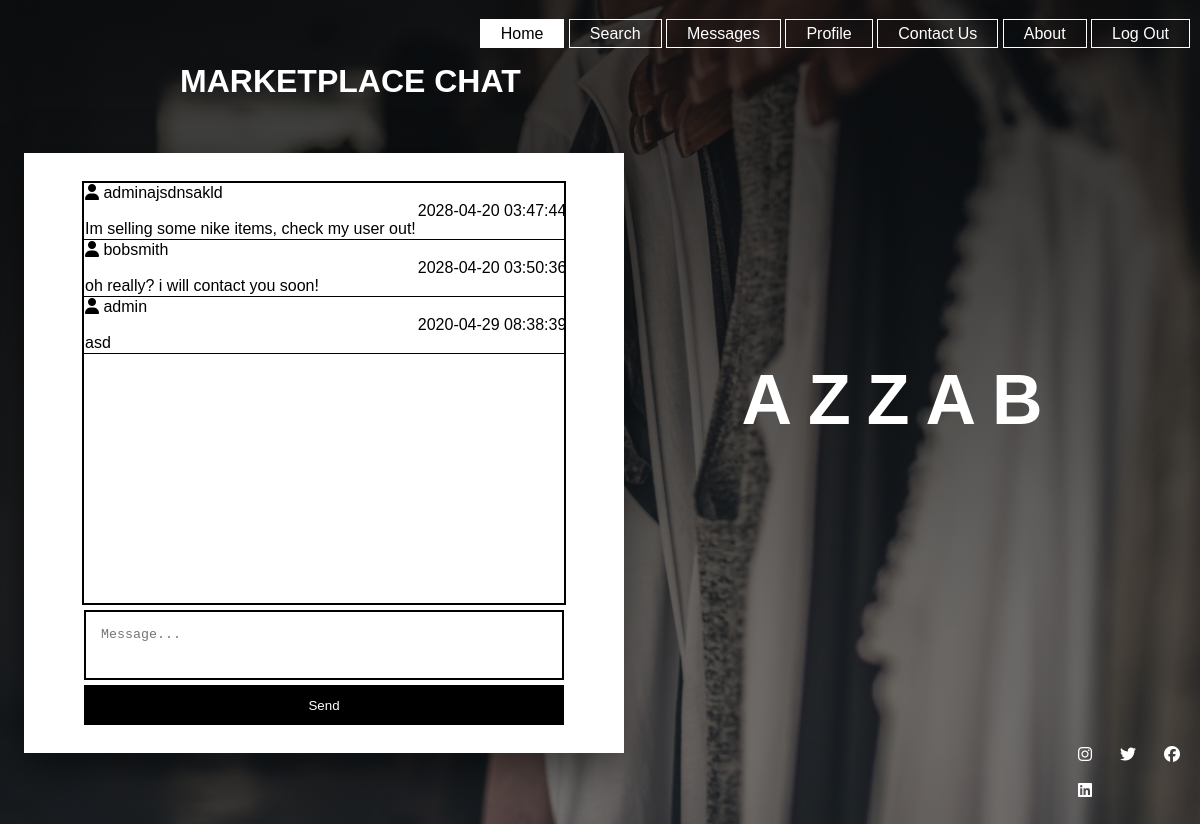
The app's page /fyp2/membershome.php (signed in) with its own data.
### tables this page shows
CREATE TABLE `livechat` (
  `id` int(11) NOT NULL,
  `username` varchar(255) NOT NULL,
  `live_message` text NOT NULL,
  `msgtime` datetime NOT NULL
);

### fyp2/membershome.php (the view, shortened to what this page needs)
<?php
require 'db.php';
 ?>
<html>
  <link rel="stylesheet" type="text/css" href="main.css">
  <body onload="document.body.style.opacity='1'">
<body>
  <header>
    <div class="navbar">
      <ul>
             <li class = "active"><a href="membershome.php">Home</a></li>
             <li><a href="profilesearch.php">Search</a></li>
             <li><a href="messageinbox.php">Messages</a></li>
             <li><a href="profile.php">Profile</a></li>
             <li><a href="Contact.php">Contact Us</a></li>
             <li><a href="about.php">About</a></li>
             <li><a href="Logout.php">Log Out</a></li>
          </ul>
          </div>
          <div class="hometitle">
            <h1>AZZAB</h1>
            </div>
          <div class="livetitle">
            <h1>MARKETPLACE CHAT</h1>
          </div>
            <div class="livechatcontainer">
              <form method = "post" action="memberlivemessage.php" autocomplete="off">
                <textarea maxlength="50" placeholder= "Message..." name="livechatmessage" type="text" required></textarea>
                <button class ="composebtn" name ="sendlive"/>Send</button>
              </form>
              <div class="messagescontainer">
                  <table id = "livechattable">
                  <?php
                  $inbox = $mysqli->query("SELECT * FROM livechat");
                  while($row = mysqli_fetch_array($inbox)){
                    echo "<tr>";
                    echo "<td max-width ='13%'>". "<i class='fas fa-user'></i>"." ".$row['username']. "<br><br> ".$row['live_message']."</td>";
                    echo "<td width ='14%'>"."<br>".$date = $row['msgtime']."</td>";
                    echo "</tr>";
                }
                  ?>
                </table>
              </div>
            </div>
            <div class="footer">
              <div class="footer-content">
                <ul>
                  <li><a href="#"><i class="fab fa-instagram"></i>
                  <li><a href="#"><i class="fab fa-twitter"></i>
                  <li><a href="#"><i class="fab fa-facebook"></i>
                  <li><a href="#"><i class="fab fa-linkedin"></i>
                </ul>
              </div>
            </div>
</body>
</html>

### fyp2/main.css (style rules this page uses)
.navbar ul { float:right; list-style-type: none; margin-top: 25px; padding-right: 10px; }
.navbar ul li { display:inline-block; }
.navbar ul li.active a { background-color: white; color:black; border-color: white; }
.navbar ul li a { text-decoration: none; color:white; padding: 5px 20px; border: 1px solid; transition: 0.6s ease; }
.navbar { max-width: 1200px; margin: auto; float:right; }
body { margin: 0; padding: 0; background-color: black; background-size: cover; font-family: sans-serif; position: absolute; left: 0; top: 0; background-image:linear-gradient(rgba(0,0,0,0.8),rgba(0,0,0,0.5)), url(images/clothes2.png); width: 100%; height: 100vh; border: none; background-attachment: fixed; background-size: cover; background-position: center center; }
.footer { position: absolute; top:90%; left:85%; }
.footer-content li { padding-left: 8px; }
.footer ul { float:right; list-style-type: none; }
.footer ul li { display:inline-block; }
.footer ul li a { text-decoration: none; color:white; padding: 10px 10px; transition: 0.6s ease; position: relative; display: block; }
.hometitle { color: white; position: absolute; top:50%; left:75%; transform: translate(-50%,-50%); }
.hometitle h1 { color:white; font-size: 70px; letter-spacing: 16px; }
.livetitle { color: white; position:fixed; top:5%; left:15%; }
.searchtable th,td { vertical-align:top; white-space: nowrap; }
.maincontainerps th,td { vertical-align:top; white-space: nowrap; }
.itemsadd input, textarea { box-sizing: border-box; display: block; width: 50%; margin: 20px; margin: auto; padding: 15px; margin-bottom: 15px; }
.livechatcontainer { top:55%; left:27%; transform:translate(-50%, -50%); position: fixed; width: 50%; height: 600px; background-color: white; margin:0 auto; box-shadow: 0 15px 40px rgba(0, 0, 0, 0.5); box-sizing: border-box; }
.messagescontainer { background: white; border:2px solid black; width: 80%; height: 70%; position: fixed; left: 50%; top:40%; transform: translate(-50%,-50%); }
.livechatcontainer button { border: none; outline: none; height: 40px; color: white; background: black; width: 80%; position: fixed; transform: translate(-50%,-50%); left: 50%; top: 92%; }
.livechatcontainer textarea { border: 2px solid black; outline: none; height: 40px; background: white; width: 80%; height: 70px; resize:none; position: fixed; transform: translate(-50%,-50%); left: 50%; top: 82%; }
#livechattable { white-space: nowrap; width:100%; overflow: auto; word-wrap: break-word; table-layout: fixed; text-align: left; max-height:100%; display: block; border-collapse: collapse; }
#livechattable td { border-bottom:1px solid black; overflow: auto; width:100%; border-collapse: collapse; }

### records on screen
livechat: username "adminajsdnsakld", live_message "Im selling some nike items, check my user out!", msgtime "2028-04-20…"
livechat: username "bobsmith", live_message "oh really? i will contact you soon!", msgtime "2028-04-20…"
livechat: username "admin", live_message "asd", msgtime "2020-04-29…"
